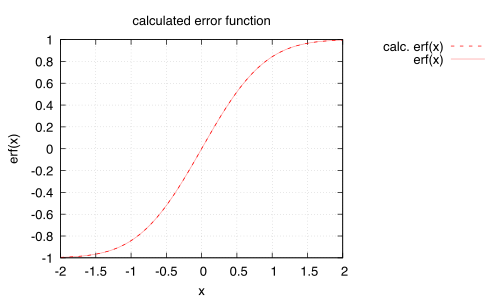

Here is the gnuplot script that generated this plot:
set terminal pdfcairo enhanced font "Helvetica,14"
set output "erf.pdf"

set title "calculated error function"
set xlabel "x"
set ylabel "erf(x)"
set grid
set key outside

f(x) = erf(x)

plot \
    'erf.dat' using 1:2 with lines dashtype 2 lc rgb "red" title "calc. erf(x)", \
    f(x) with lines lc rgb "#99ff0000"title "erf(x)"
